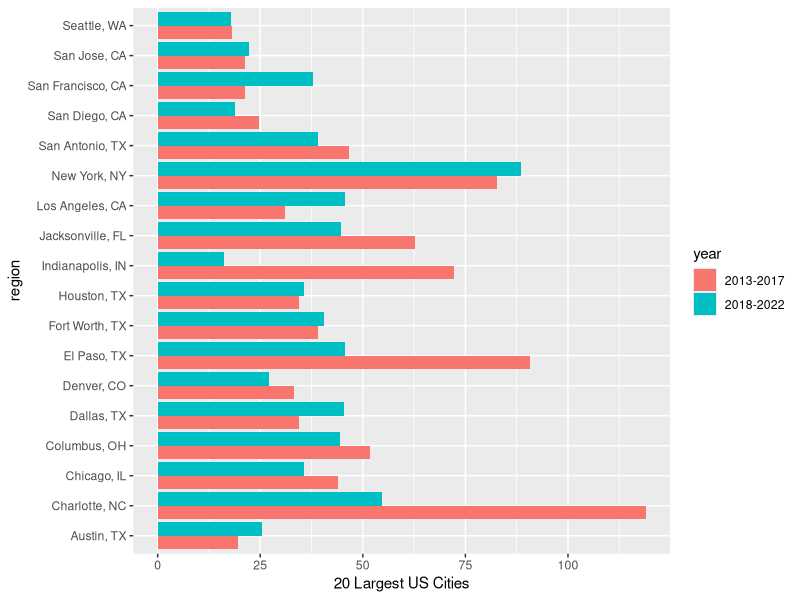

This figure's R source:
# Author: Kyle Grubb
library("ggplot2")
library("dplyr")
library("tidyverse")

top_20_cities <- c("New York, NY", "Los Angeles, CA", "Chicago, IL", "Houston, TX", "Phillidelphia, PA", "Pheonix, AZ", "San Antonio, TX", "San Diego, CA", "Dallas, TX", "San Jose, CA", "Austin, TX", "Jacksonville, FL", "San Francisco, CA", "Indianapolis, IN", "Columbus, OH", "Fort Worth, TX", "Charlotte, NC", "Seattle, WA", "Denver, CO", "El Paso, TX")
  newdf <- read.csv("kyledf.csv", stringsAsFactors = F)
dfone <- newdf %>% filter(str_detect(period_begin, "2013|2014|2015|2016|2017"))
dftwo <- newdf %>% filter(str_detect(period_begin, "2018|2019|2020|2021|2022"))

dfone <- dfone %>% group_by(region) %>% summarise(days = mean(median_dom, na.rm = T))

dftwo <- dftwo %>% group_by(region) %>% summarise(days = mean(median_dom, na.rm = T))

maindf <- dfone %>% full_join(dftwo)
maindf$year <- c('2013-2017', '2013-2017','2013-2017','2013-2017','2013-2017','2013-2017','2013-2017','2013-2017','2013-2017','2013-2017','2013-2017','2013-2017','2013-2017','2013-2017','2013-2017','2013-2017','2013-2017','2013-2017','2018-2022', '2018-2022','2018-2022','2018-2022','2018-2022','2018-2022','2018-2022','2018-2022','2018-2022','2018-2022','2018-2022','2018-2022','2018-2022','2018-2022','2018-2022','2018-2022','2018-2022','2018-2022')

specie <- c(rep("NYC" , 2) , rep("LA" , 2) , rep("Chicago" , 2) , rep("Houston" , 2) , rep("Philly" , 2) , rep("Pheonix" , 2) , rep("San Antonio" , 2) , rep("San Diego" , 2),rep("Dallas" , 2) , rep("San Jose" , 2) , rep("Austin" , 2) , rep("Jacksonville" , 2), rep("San Francisco" , 2) , rep("Fort Worth" , 2) , rep("Charlotte" , 2) , rep("Seattle" , 2), rep("Denver" , 2) , rep("El Paso" , 2))

ggplot(maindf, aes(x=region, y=days, fill=year)) +
  geom_bar(stat="identity", position=position_dodge()) + coord_flip() + ylab("20 Largest US Cities")
